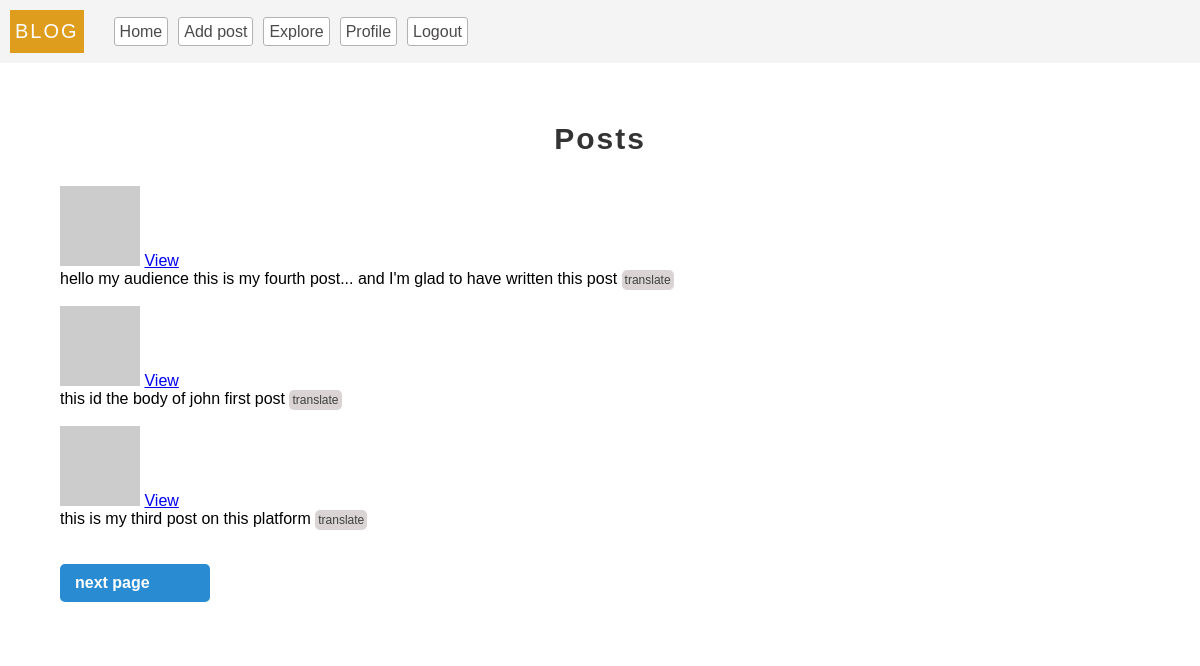
/explore (signed in), run on an earlier commit of the app's database.
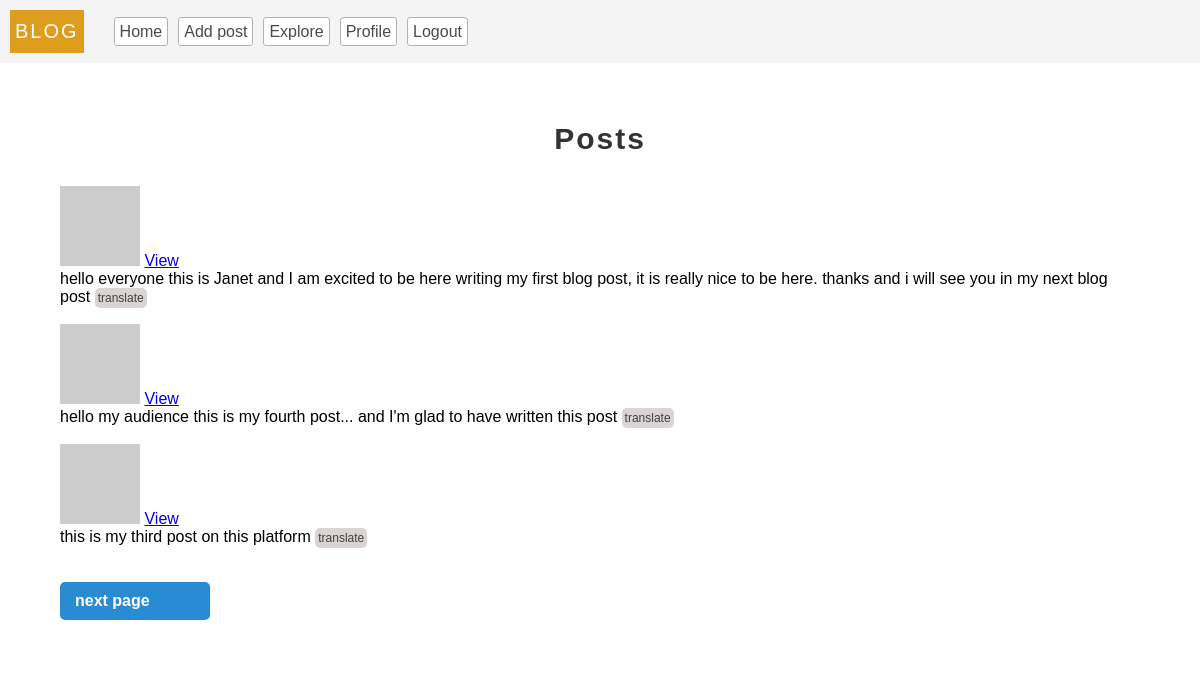
And on a later commit of the database.
### models.py (models this page shows, shortened)
class Post(db.Model):
  __tablename__ = 'posts'
  id = db.Column(db.Integer, primary_key = True)
  body = db.Column(db.String(300) ,nullable = False)
  title = db.Column(db.String(20), nullable = False)
  timestamp = db.Column(db.DateTime, default=datetime.utcnow, index = True)
  user_id = db.Column(db.Integer, db.ForeignKey('users.id'))
  language = db.Column(db.String(20))

### server.py (the view)
@app.route('/explore')
@login_required
def explore():
    page = request.args.get('page', 1, int)
    posts = Post.query.order_by(Post.timestamp.desc()).paginate(page = page, per_page = app.config['POST_PER_PAGE'], error_out= False)
    return render_template('index.html', title='Explore', posts=posts)

### app.py (called while the page is built)
def get_locale():
  return request.accept_languages.best_match(app.config['LANGUAGES'])

### models.py (called while the page is built)
  def avatar(self, size='80'):
    digest = md5(str(self.email).lower().encode('utf-8')).hexdigest()
    return f'https://gravatar.com/avatar/{digest}?d=identicon&s={size}'

  def update_last_seen(self):
    self.last_seen = datetime.utcnow()
    db.session.commit()

  @login.user_loader
  def get_user(id):
    return User.query.get(int(id))

### server.py (called while the page is built)
@app.before_request
def validate():
  if current_user.is_authenticated:
    current_user.update_last_seen()
  g.locale =  (str(get_locale()))

### templates/index.html (shortened to what this page needs)
  {% extends 'base.html' %}
  {% block content%}
  <link rel="stylesheet" href="/static/styles/login.css"/>
  <br>
    {% if posts.items|length < 1 %}
      <center> <h2 class="header">{{_('No Posts')}} </h2></center>
    {% else %}
      <center> <h2 class="header">{{_('Posts')}} </h2></center>
    {% endif %}
    {% for post in posts.items %}
      <p>
        <img src="{{post.author.avatar(40)}}">
        <a href="/post/{{post.id}}">{{_('View')}}</a>
        <span>&nbsp;</span>
      </p>
      <span id="post{{post.id}}">
        {{post.body}}
      </span>
      {% if post.language != g.locale %}
        <a href="javascript:translate(
          'post{{post.id}}',
          'translate{{post.id}}',
          '{{g.locale}}',
          '{{post.language}}',
          'button{{post.id}}'
        )
          "
          style="color: #414040; ;padding:3px; text-decoration:none; background-color: #dad4d4; font-size: 12px; border-radius: 5px;"
          id="button{{post.id}}"
          >
             {{ _('translate')}}
          </a>
      {% endif %}
      <br>
      <br>
    {% endfor %}
    <br>
    {% if posts.has_next %}
      <a class="submit-btn" style="width:150px" href="?page={{posts.next_num}}"> {{_('next page')}}</a>
    {% endif %}
  {% endblock %}

### templates/base.html (shortened to what this page needs)
<!DOCTYPE html>
<html lang="en">
<head>
  <link rel="stylesheet" href="/static/styles/base.css">
</head>
<body>
  <nav>
    <ul class="nav-bar">
      <p class="logo">BLOG </p>
      <li>
        <a href="{{url_for('index')}}">{{_('Home')}}</a>
      </li>
      {% if current_user.is_authenticated %}
      <li>
        <a href="{{url_for('add_post')}}">{{_('Add post')}}</a>
      </li>
      <li>
        <a href="{{url_for('explore')}}">{{_('Explore')}}</a>
      </li>
      <li>
        <a href="{{url_for('profile')}}">{{_('Profile')}}</a>
      </li>
      <li>
        <a href="{{url_for('logout')}}">{{_('Logout')}}</a>
      </li>
      {% endif %}
    </ul>
  </nav>
<div class="container">
  {% block content%}
  {% endblock %}
</div>
</body>
</html>

### static/styles/base.css (style rules this page uses)
* { padding:0px; margin: 0px; box-sizing: border-box; }
body { font-family: 'Lucida Sans', 'Lucida Sans Regular', 'Lucida Grande', 'Lucida Sans Unicode', Geneva, Verdana, sans-serif; }
.nav-bar { display:flex; margin-bottom: 5px; align-items: center; background-color: #f4f4f4; padding:10px; }
.nav-bar>.logo { font-size: 20px ; color: rgb(255, 253, 253); background-color: rgb(222, 157, 28); padding:10px 5px; letter-spacing: 2px; margin-right: 30px; }
.nav-bar>li { list-style: none; text-align: center; }
.nav-bar>li>a { background-color: rgb(255, 255, 255); color: rgb(77, 74, 74); padding: 5px; text-decoration: none; transition: all 0.1s; margin-right: 10px; text-align: center; border: solid 1px rgb(179, 178, 178); border-radius: 3px; }
.container { padding:3% 5%; background-color: #fff; }
.header { font-size: 30px; color:rgb(52, 51, 51); letter-spacing: 2px; margin-bottom: 30px; }

### static/styles/login.css (style rules this page uses)
.submit-btn { padding:10px 15px; background-color: rgb(41, 140, 211); color:#fff; border-radius: 5px; font-weight:700; display: block; outline: none; border:none; transition: background-color 0.2s; text-decoration: none; }

What changed in the data, as far as the page shows it:
removed Post: body "this id the body of john first post"
added Post: body "hello everyone this is Janet and I am excited to be here writing my first blog post, it is really nice to be here. thanks and i will see you in my next blog post"
